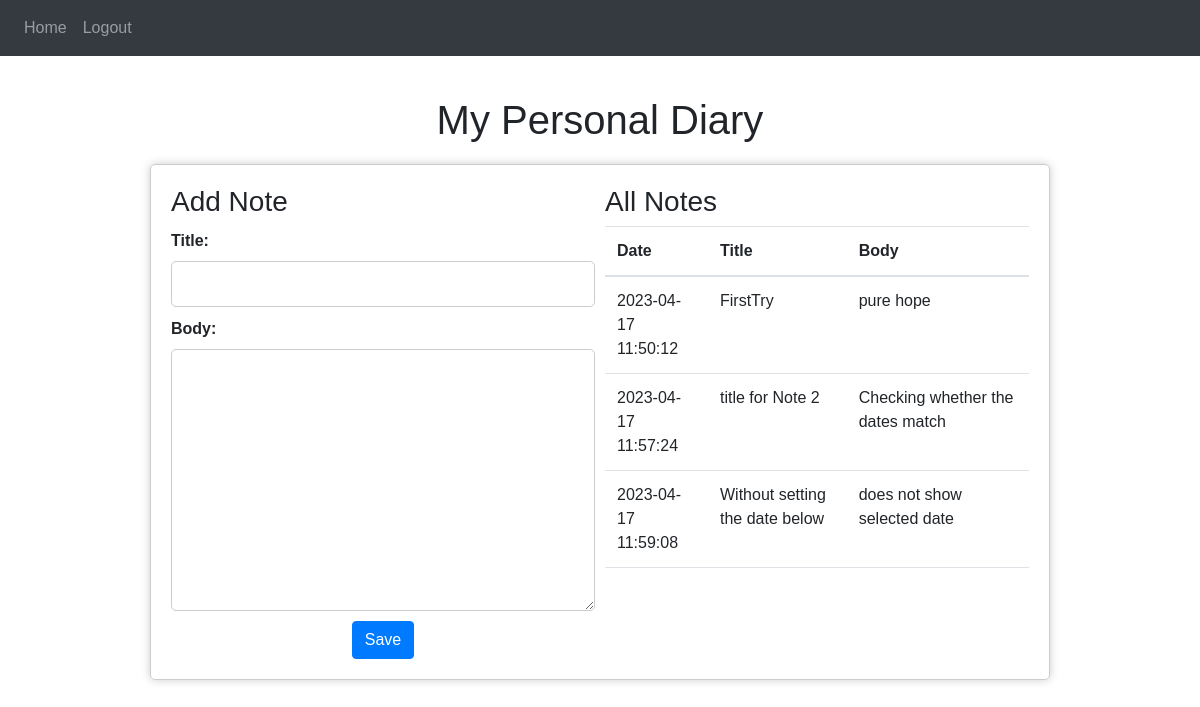
Page / (signed in) on the committed database.
### website/models.py (models this page shows)
class PersonalDiary(db.Model):
    id = db.Column(db.Integer, primary_key=True)
    title = db.Column(db.String(100), nullable=False)
    date = db.Column(db.DateTime(timezone=True), server_default=text("strftime('%Y-%m-%d %H:%M:%S', 'now')"))
    body = db.Column(db.Text, nullable=False)
    user_id = db.Column(db.Integer, db.ForeignKey('user.id'))

### website/views.py (the view, shortened to what this page needs)
@views.route('/', methods=['GET', 'POST'])
@login_required
def home():
	default_entry = {
    'title': 'My first entry',
    'date': datetime.now().strftime('%Y-%m-%d %H:%M:%S'),
    'body': 'This is my first diary entry'
}
	diary_entries = PersonalDiary.query.filter_by(user_id=current_user.id).all()
	for entry in diary_entries:
		entry.date = entry.date.strftime('%Y-%m-%d %H:%M:%S')
		print(f"{entry.body}\n")
	all_entries = [default_entry] + diary_entries
	return render_template("home.html", user=current_user, diary_entries=diary_entries)

### website/__init__.py (called while the page is built)
def create_app():
    app = Flask(__name__)
    app.config['SECRET_KEY'] = 'hjshjhdjah kjshkjdhjs'
    app.config['SQLALCHEMY_DATABASE_URI'] = f'sqlite:///{DB_NAME}'
    db.init_app(app)
    from .views import views
    from .auth import auth
    app.register_blueprint(views, url_prefix='/')
    app.register_blueprint(auth, url_prefix='/')
    from .models import User, PersonalDiary
    with app.app_context():
        db.create_all()
    login_manager = LoginManager()
    login_manager.login_view = 'auth.login'
    login_manager.init_app(app)
    @login_manager.user_loader
    def load_user(id):
        return User.query.get(int(id))
    return app

### website/templates/home.html (shortened to what this page needs)
{% extends "base.html" %}{% block title %}Home{% endblock %}
{% block content %}
<!DOCTYPE html>
<html>
<head>
</head>
<body>
  <h1>My Personal Diary</h1>
  <form id="diary" method="POST">
    <section class="input-section">
        <h3>Add Note</h3>
      <label for="title">Title:</label>
      <input type="text" id="title" name="title">
      <label for="body">Body:</label>
      <textarea id="body" name="body" rows="10"></textarea>
      <div align="center">
      <button type="submit" class="btn btn-primary">Save</button>
      </div>
    </section>
    <section class="table-section">
    <table class="table">
      <thead class="table-header">
        <tr>
            <h3>All Notes</h3>
        </tr>
        <tr>
          <th>Date</th>
          <th>Title</th>
          <th>Body</th>
        </tr>
      </thead>
      <tbody>
        {% for entry in diary_entries %}
          <tr>
            <td>{{ entry.date }}</td>
            <td>{{ entry.title }}</td>
            <td>{{ entry.body }}</td>
          </tr>
        {% endfor %}
      </tbody>
    </table>
    </section>
  </form>
{% endblock %}

### website/templates/home.html (style rules this page uses)
body { font-family: Arial, sans-serif; margin: 0; padding: 0; }
h1 { text-align: center; margin-top: 40px; margin-bottom: 20px; }
form { margin: 0 auto; max-width: 900px; padding: 20px; border: 1px solid #ccc; border-radius: 5px; box-shadow: 0 0 10px #ccc; display: grid; grid-template-columns:3fr 3fr; place-content: center; gap: 10px; }
label { display: block; margin-top: 10px; font-weight: bold; }
input[type="text"], input[type="date"], textarea { display: block; width: 100%; padding: 10px; margin-top: 5px; margin-bottom: 10px; border: 1px solid #ccc; border-radius: 5px; font-size: 16px; resize: vertical; }
.table-section { height: 400px; overflow-y:scroll; }
.table-header { position: sticky; top:0px; background-color: #fff; }

### rows in the picture
PersonalDiary: date "2023-04-17 11:50:12", title "FirstTry", body "pure hope"
PersonalDiary: date "2023-04-17 11:57:24", title "title for Note 2", body "Checking whether the dates match"
PersonalDiary: date "2023-04-17 11:59:08", title "Without setting the date below", body "does not show selected date"
